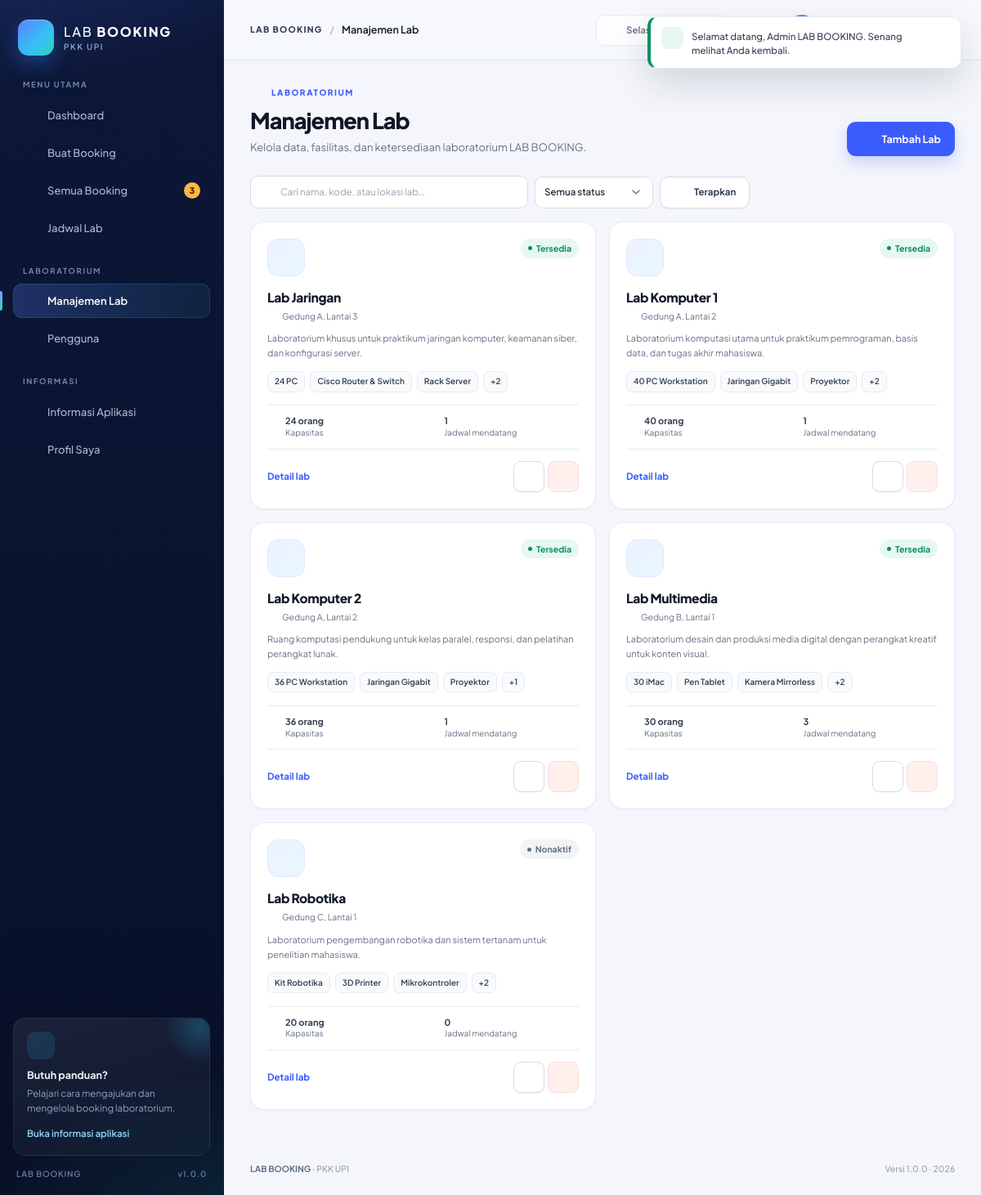
The app's page /labs/index.php (signed in) with its own data.
### tables this page shows
CREATE TABLE `labs` (
    `id`          INT UNSIGNED NOT NULL AUTO_INCREMENT,
    `name`        VARCHAR(120) NOT NULL,
    `code`        VARCHAR(20) NOT NULL,
    `description` TEXT DEFAULT NULL,
    `location`    VARCHAR(150) NOT NULL,
    `capacity`    SMALLINT UNSIGNED NOT NULL DEFAULT 1,
    `facilities`  TEXT DEFAULT NULL,
    `status`      ENUM('active', 'inactive') NOT NULL DEFAULT 'active',
    `created_at`  DATETIME NOT NULL DEFAULT CURRENT_TIMESTAMP,
    `updated_at`  DATETIME NOT NULL DEFAULT CURRENT_TIMESTAMP ON UPDATE CURRENT_TIMESTAMP,
    PRIMARY KEY (`id`),
    UNIQUE KEY `uq_labs_code` (`code`),
    KEY `idx_labs_status` (`status`)
);

### config/database.php (called while the page is built, shortened)
<?php
function db(): PDO
{
    static $pdo = null;
    if ($pdo instanceof PDO) {
        return $pdo;
    }
    $dsn = sprintf(
        'mysql:host=%s;port=%s;dbname=%s;charset=%s',
        DB_HOST,
        DB_PORT,
        DB_NAME,
        DB_CHARSET
    );
    try {
        $pdo = new PDO($dsn, DB_USER, DB_PASS, [
            PDO::ATTR_ERRMODE            => PDO::ERRMODE_EXCEPTION,
            PDO::ATTR_DEFAULT_FETCH_MODE => PDO::FETCH_ASSOC,
            PDO::ATTR_EMULATE_PREPARES   => false,
        ]);
    } catch (PDOException $exception) {
        http_response_code(500);
        if (APP_DEBUG) {
            $message = htmlspecialchars($exception->getMessage(), ENT_QUOTES, 'UTF-8');
            $database = htmlspecialchars(DB_NAME, ENT_QUOTES, 'UTF-8');
            echo '<!doctype html><html lang="id"><head><meta charset="utf-8">';
            echo '<title>Koneksi Database — LAB BOOKING</title>';
            echo '<style>body{font-family:system-ui,sans-serif;background:#f4f6fb;color:#101828;display:grid;place-items:center;min-height:100vh;margin:0}'
                . '.box{max-width:680px;background:#fff;padding:36px;border-radius:20px;border:1px solid #e4e7ec;box-shadow:0 20px 50px rgba(16,24,40,.08)}'
                . 'h1{font-size:22px;margin:0 0 8px}p{color:#667085;line-height:1.65}code{display:block;background:#101828;color:#d1fadf;padding:16px;border-radius:10px;margin-top:16px;white-space:pre-wrap;word-break:break-word}'
                . 'strong{color:#101828}</style></head><body><div class="box">';
            echo '<h1>LAB BOOKING belum dapat terhubung ke database</h1>';
            echo '<p>Pastikan MySQL pada Laragon sudah berjalan, database <strong>' . $database . '</strong> sudah dibuat, '
                . 'dan kredensial pada <strong>config/config.php</strong> sudah benar.</p>';
            echo '<p>Impor berkas <strong>database/lab_booking.sql</strong> melalui phpMyAdmin, lalu muat ulang halaman ini.</p>';
            echo '<code>' . $message . '</code></div></body></html>';
            exit;
        }
        exit('LAB BOOKING tidak dapat terhubung ke database. Silakan periksa konfigurasi.');
    }
    return $pdo;
}

### labs/index.php (the view, shortened to what this page needs)
<?php
require_once __DIR__ . '/../includes/functions.php';
require_login();
$user = current_user();
$isAdmin = $user['role'] === 'admin';
$search = get('q');
$sql = "SELECT l.*,
               (SELECT COUNT(*) FROM bookings b WHERE b.lab_id = l.id) AS booking_count,
               (SELECT COUNT(*) FROM bookings b WHERE b.lab_id = l.id
                    AND b.booking_date >= CURDATE()
                    AND b.status IN ('pending', 'approved')) AS upcoming_count
        FROM labs l
        WHERE 1 = 1";
$parameters = [];
$sql .= " ORDER BY CASE WHEN l.status = 'active' THEN 0 ELSE 1 END, l.name ASC";
$labs = q($sql, $parameters)->fetchAll();
require __DIR__ . '/../includes/header.php';
?>
<div class="page-head">
    <div class="page-head-text">
        <span class="page-eyebrow"><?= icon('flask') ?>Laboratorium</span>
        <h1 class="page-title"><?= $isAdmin ? 'Manajemen Lab' : 'Daftar Lab' ?></h1>
        <p class="page-subtitle">
            <?= $isAdmin
                ? 'Kelola data, fasilitas, dan ketersediaan laboratorium LAB BOOKING.'
                : 'Jelajahi laboratorium yang tersedia dan ajukan jadwal pemakaian.' ?>
        </p>
    </div>
    <?php if ($isAdmin): ?>
        <div class="page-actions">
            <a class="btn btn-primary" href="<?= e(url('labs/create.php')) ?>"><?= icon('plus') ?>Tambah Lab</a>
        </div>
    <?php endif; ?>
</div>
<div class="filter-bar">
    <form class="filter-form" method="get" action="<?= e(url('labs/index.php')) ?>">
        <div class="filter-search">
            <?= icon('search') ?>
            <input class="input" type="search" name="q" value="<?= e($search) ?>" placeholder="Cari nama, kode, atau lokasi lab…" aria-label="Cari laboratorium">
        </div>
        <select class="select" name="status" aria-label="Filter status laboratorium">
            <option value="">Semua status</option>
        </select>
        <button class="btn btn-secondary" type="submit"><?= icon('filter') ?>Terapkan</button>
    </form>
</div>
<?php if ($labs === []): ?>
    <div class="card">
        <div class="empty-state">
            <div class="empty-icon"><?= icon('flask') ?></div>
            <h3>Laboratorium tidak ditemukan</h3>
            <p>Coba ubah kata kunci pencarian atau filter status laboratorium.</p>
            <a class="btn btn-secondary btn-sm" href="<?= e(url('labs/index.php')) ?>">Tampilkan semua lab</a>
        </div>
    </div>
<?php else: ?>
    <div class="lab-grid">
        <?php foreach ($labs as $lab): ?>
            <?php $facilities = facility_list($lab['facilities']); ?>
            <article class="lab-card">
                <div class="lab-head">
                    <span class="lab-mark"><?= icon(lab_icon_name($lab)) ?></span>
                    <?= lab_status_badge($lab['status']) ?>
                </div>
                <h2 class="lab-title"><?= e($lab['name']) ?></h2>
                <div class="lab-location"><?= icon('map-pin') ?><?= e($lab['location']) ?></div>
                <p class="lab-desc"><?= e($lab['description'] ?: 'Laboratorium siap mendukung kegiatan praktikum dan pengembangan mahasiswa.') ?></p>
                <div class="lab-facilities">
                    <?php if ($facilities !== []): ?>
                        <div class="chip-row">
                            <?php foreach (array_slice($facilities, 0, 3) as $facility): ?>
                                <span class="chip"><?= e($facility) ?></span>
                            <?php endforeach; ?>
                            <?php if (count($facilities) > 3): ?>
                                <span class="chip">+<?= count($facilities) - 3 ?></span>
                            <?php endif; ?>
                        </div>
                    <?php endif; ?>
                </div>
                <div class="lab-meta">
                    <div>
                        <?= icon('users') ?>
                        <span><strong><?= (int) $lab['capacity'] ?> orang</strong>Kapasitas</span>
                    </div>
                    <div>
                        <?= icon('calendar-check') ?>
                        <span><strong><?= (int) $lab['upcoming_count'] ?></strong>Jadwal mendatang</span>
                    </div>
                </div>
                <div class="lab-footer">
                    <a class="link-arrow" href="<?= e(url('labs/view.php?id=' . (int) $lab['id'])) ?>">
                        Detail lab <?= icon('arrow-right') ?>
                    </a>
                    <div class="lab-footer-actions">
                        <?php if ($isAdmin): ?>
                            <a class="btn btn-icon btn-sm btn-secondary" href="<?= e(url('labs/edit.php?id=' . (int) $lab['id'])) ?>" title="Edit <?= e($lab['name']) ?>" aria-label="Edit <?= e($lab['name']) ?>">
                                <?= icon('edit') ?>
                            </a>
                            <form method="post" action="<?= e(url('labs/delete.php')) ?>" data-confirm="Hapus lab <?= e($lab['name']) ?>? Tindakan ini tidak dapat dibatalkan.">
                                <button class="btn btn-icon btn-sm btn-danger-soft" type="submit" title="Hapus <?= e($lab['name']) ?>" aria-label="Hapus <?= e($lab['name']) ?>">
                                    <?= icon('trash') ?>
                                </button>
                            </form>
                        <?php elseif ($lab['status'] === 'active'): ?>
                            <a class="btn btn-sm btn-primary" href="<?= e(url('bookings/create.php?lab_id=' . (int) $lab['id'])) ?>">
                                <?= icon('plus') ?>Booking
                            </a>
                        <?php else: ?>
                            <span class="btn btn-sm btn-secondary is-disabled">Nonaktif</span>
                        <?php endif; ?>
                    </div>
                </div>
            </article>
        <?php endforeach; ?>
    </div>
<?php endif; ?>
<?php require __DIR__ . '/../includes/footer.php'; ?>

### includes/icons.php (shortened to what this page needs)
<?php
function icon(string $name, string $class = ''): string
{
    if (!isset($paths[$name])) {
        $name = 'info';
    }
    $classAttribute = $class !== '' ? ' class="' . htmlspecialchars($class, ENT_QUOTES, 'UTF-8') . '"' : '';
    return '<svg' . $classAttribute . ' viewBox="0 0 24 24" fill="none" stroke="currentColor" '
        . 'stroke-width="1.8" stroke-linecap="round" stroke-linejoin="round" aria-hidden="true" focusable="false">'
        . $paths[$name] . '</svg>';
}

### includes/functions.php (shortened to what this page needs)
<?php
require_once __DIR__ . '/../config/database.php';
require_once __DIR__ . '/icons.php';
function e(mixed $value): string
{
    return htmlspecialchars((string) $value, ENT_QUOTES | ENT_SUBSTITUTE, 'UTF-8');
}
function url(string $path = ''): string
{
    return BASE_URL . '/' . ltrim($path, '/');
}
function get(string $key, string $default = ''): string
{
    $value = $_GET[$key] ?? $default;
    return is_scalar($value) ? trim((string) $value) : $default;
}
function current_user(): ?array
{
    static $resolved = false;
    static $user = null;
    if ($resolved) {
        return $user;
    }
    $resolved = true;
    $userId = (int) ($_SESSION['user_id'] ?? 0);
    $statement = db()->prepare('SELECT * FROM users WHERE id = ? LIMIT 1');
    $statement->execute([$userId]);
    $found = $statement->fetch();
    return $user = $found;
}
function is_logged_in(): bool
{
    return current_user() !== null;
}
function require_login(): void
{
    if (!is_logged_in()) {
        flash('warning', 'Silakan masuk terlebih dahulu untuk mengakses halaman tersebut.');
        redirect('login.php');
    }
}
function q(string $sql, array $parameters = []): PDOStatement
{
    $statement = db()->prepare($sql);
    $statement->execute($parameters);
    return $statement;
}
function lab_status_badge(string $status): string
{
    $active = $status === 'active';
    return '<span class="badge badge-' . ($active ? 'success' : 'neutral') . '"><span class="badge-dot"></span>'
        . ($active ? 'Tersedia' : 'Nonaktif') . '</span>';
}
function initials(string $name): string
{
    $name = trim($name);
    $parts = preg_split('/\s+/', $name) ?: [$name];
    return mb_strtoupper(mb_substr($parts[0], 0, 1) . mb_substr($parts[count($parts) - 1], 0, 1));
}
function avatar(string $name, string $class = ''): string
{
    $safeClass = $class !== '' ? ' ' . e($class) : '';
    return '<span class="avatar' . $safeClass . '" aria-hidden="true">' . e(initials($name)) . '</span>';
}
function lab_icon_name(array $lab): string
{
    $code = strtoupper((string) ($lab['code'] ?? ''));
    $name = strtolower((string) ($lab['name'] ?? ''));
    if (str_starts_with($code, 'LM') || str_contains($name, 'multimedia')) {
        return 'video';
    }
    if (str_starts_with($code, 'LJ') || str_contains($name, 'jaringan')) {
        return 'network';
    }
    if (str_starts_with($code, 'LR') || str_contains($name, 'robot')) {
        return 'bot';
    }
    return 'monitor';
}
function facility_list(?string $facilities): array
{
    $items = preg_split('/\r\n|\r|\n|,/', $facilities) ?: [];
    return array_values(array_filter(array_map('trim', $items), static fn ($item) => $item !== ''));
}

### records on screen
labs: status "Tersedia", name "Lab Jaringan", location "Gedung A, Lantai 3", description "Laboratorium khusus untuk praktikum jaringan komputer, keamanan siber, dan konfigurasi server.", facilities "24 PC", facilities "Cisco Router & Switch", facilities "Rack Server", count($facilities)-3 "2", capacity "24", upcoming_count "1"
labs: status "Tersedia", name "Lab Komputer 1", location "Gedung A, Lantai 2", description "Laboratorium komputasi utama untuk praktikum pemrograman, basis data, dan tugas akhir mahasiswa.", facilities "40 PC Workstation", facilities "Jaringan Gigabit", facilities "Proyektor", count($facilities)-3 "2", capacity "40", upcoming_count "1"
labs: status "Tersedia", name "Lab Komputer 2", location "Gedung A, Lantai 2", description "Ruang komputasi pendukung untuk kelas paralel, responsi, dan pelatihan perangkat lunak.", facilities "36 PC Workstation", facilities "Jaringan Gigabit", facilities "Proyektor", count($facilities)-3 "1", capacity "36", upcoming_count "1"
labs: status "Tersedia", name "Lab Multimedia", location "Gedung B, Lantai 1", description "Laboratorium desain dan produksi media digital dengan perangkat kreatif untuk konten visual.", facilities "30 iMac", facilities "Pen Tablet", facilities "Kamera Mirrorless", count($facilities)-3 "2", capacity "30", upcoming_count "3"
labs: status "Nonaktif", name "Lab Robotika", location "Gedung C, Lantai 1", description "Laboratorium pengembangan robotika dan sistem tertanam untuk penelitian mahasiswa.", facilities "Kit Robotika", facilities "3D Printer", facilities "Mikrokontroler", count($facilities)-3 "2", capacity "20", upcoming_count "0"

### other values on screen
APP_ORGANIZATION "PKK UPI"
$pendingApprovals "3"
APP_VERSION "1.0.0"
$pageTitle "Manajemen Lab"
$flash['message'] "Selamat datang, Admin LAB BOOKING. Senang melihat Anda kembali."
APP_YEAR "2026"
